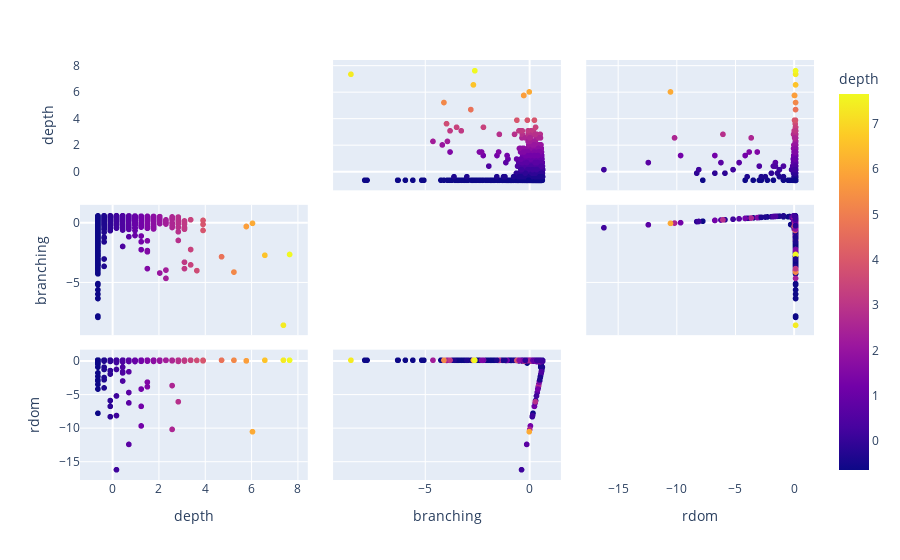

Notebook source saved alongside this figure:
### Code cell
import plotly.express as px
fig = px.scatter_matrix(
    df_normalized,
    dimensions=df_normalized.columns,
    color="depth"
)
fig.update_traces(diagonal_visible=False)
fig.show()

### Figure 1 — Plotly figure (JSON) as saved in the notebook; plotly's stock layout.template omitted (floating-point values rounded to 4 significant figures; data arrays with more than 128 entries replaced by an {"elided": "..."} marker saying what was removed)
{"data": [{"diagonal": {"visible": false}, "dimensions": [{"axis": {"matches": true}, "label": "depth", "values": {"elided": "1361 float values"}}, {"axis": {"matches": true}, "label": "branching", "values": {"elided": "1361 float values"}}, {"axis": {"matches": true}, "label": "rdom", "values": {"elided": "1361 float values"}}], "hovertemplate": "%{xaxis.title.text}=%{x}<br>%{yaxis.title.text}=%{y}<br>depth=%{marker.color}<extra></extra>", "legendgroup": "", "marker": {"color": {"elided": "1361 float values"}, "coloraxis": "coloraxis", "symbol": "circle"}, "name": "", "showlegend": false, "type": "splom"}], "layout": {"coloraxis": {"colorbar": {"title": {"text": "depth"}}, "colorscale": [[0.0, "#0d0887"], [0.1111, "#46039f"], [0.2222, "#7201a8"], [0.3333, "#9c179e"], [0.4444, "#bd3786"], [0.5556, "#d8576b"], [0.6667, "#ed7953"], [0.7778, "#fb9f3a"], [0.8889, "#fdca26"], [1.0, "#f0f921"]]}, "dragmode": "select", "legend": {"tracegroupgap": 0}, "margin": {"t": 60}}}
